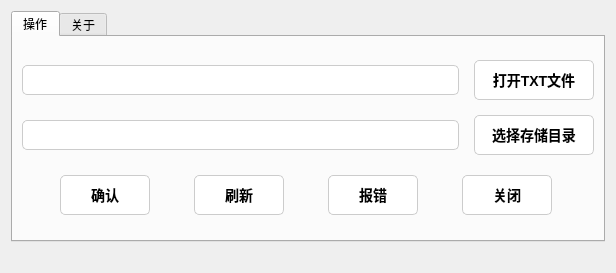
<?xml version="1.0" encoding="UTF-8"?>
<ui version="4.0">
 <class>Widget</class>
 <widget class="QWidget" name="Widget">
  <property name="geometry">
   <rect>
    <x>0</x>
    <y>0</y>
    <width>616</width>
    <height>273</height>
   </rect>
  </property>
  <property name="windowTitle">
   <string>文件批量下载器</string>
  </property>
  <layout class="QVBoxLayout" name="verticalLayout_6">
   <item>
    <widget class="QTabWidget" name="tabWidget">
     <property name="currentIndex">
      <number>0</number>
     </property>
     <widget class="QWidget" name="widget">
      <attribute name="title">
       <string>操作</string>
      </attribute>
      <layout class="QVBoxLayout" name="verticalLayout_3" stretch="2,1">
       <item>
        <layout class="QVBoxLayout" name="verticalLayout_2">
         <item>
          <layout class="QVBoxLayout" name="verticalLayout">
           <property name="spacing">
            <number>15</number>
           </property>
           <item>
            <layout class="QHBoxLayout" name="horizontalLayout_2">
             <item>
              <widget class="QLineEdit" name="lineEditTXTpath">
               <property name="styleSheet">
                <string notr="true">QLineEdit {
    background-color: white; /* 背景颜色设置为白色 */
    color: black; /* 文本颜色设置为黑色，这样在白底上能看清 */
    border: 1px solid #CCCCCC; /* 边框设置为浅灰色，1px 实线 */
    border-radius: 5px; /* 边框圆角 */
    padding: 5px; /* 内边距 */
    font-size: 14px; /* 字体大小 */
    selection-background-color: #0078D7; /* 选中文字的背景颜色 */
    selection-color: white; /* 选中文字的颜色 */
}

QLineEdit:hover {
    border: 1px solid #999999; /* 鼠标悬停时边框颜色变深一点 */
}

QLineEdit:focus {
    border: 1px solid #0078D7; /* 获得焦点时边框颜色变为亮蓝色 */
    outline: none; /* 移除默认的焦点轮廓 */
}</string>
               </property>
              </widget>
             </item>
             <item>
              <widget class="QPushButton" name="pushButtonOpenTXT">
               <property name="minimumSize">
                <size>
                 <width>120</width>
                 <height>0</height>
                </size>
               </property>
               <property name="maximumSize">
                <size>
                 <width>120</width>
                 <height>16777215</height>
                </size>
               </property>
               <property name="font">
                <font>
                 <pointsize>-1</pointsize>
                 <bold>true</bold>
                </font>
               </property>
               <property name="styleSheet">
                <string notr="true">QPushButton {
    background-color: white;
    color: black;
    border: 1px solid #CCCCCC;
    border-radius: 5px;
    padding: 8px 15px;
    font-size: 14px;
    font-weight: bold;
}

QPushButton:hover {
    background-color: #F0F0F0;
    border: 1px solid #999999;
}

QPushButton:pressed {
    background-color: #E0E0E0;
    border: 2px solid #00FF00;
    padding-top: 9px;
    padding-bottom: 7px;
}

QPushButton:disabled {
    background-color: #F8F8F8;
    color: #AAAAAA;
    border: 1px solid #DDDDDD;
}</string>
               </property>
               <property name="text">
                <string>打开TXT文件</string>
               </property>
              </widget>
             </item>
            </layout>
           </item>
           <item>
            <layout class="QHBoxLayout" name="horizontalLayout_3">
             <item>
              <widget class="QLineEdit" name="lineEditFolderPath">
               <property name="styleSheet">
                <string notr="true">QLineEdit {
    background-color: white; /* 背景颜色设置为白色 */
    color: black; /* 文本颜色设置为黑色，这样在白底上能看清 */
    border: 1px solid #CCCCCC; /* 边框设置为浅灰色，1px 实线 */
    border-radius: 5px; /* 边框圆角 */
    padding: 5px; /* 内边距 */
    font-size: 14px; /* 字体大小 */
    selection-background-color: #0078D7; /* 选中文字的背景颜色 */
    selection-color: white; /* 选中文字的颜色 */
}

QLineEdit:hover {
    border: 1px solid #999999; /* 鼠标悬停时边框颜色变深一点 */
}

QLineEdit:focus {
    border: 1px solid #0078D7; /* 获得焦点时边框颜色变为亮蓝色 */
    outline: none; /* 移除默认的焦点轮廓 */
}</string>
               </property>
              </widget>
             </item>
             <item>
              <widget class="QPushButton" name="pushButtonFolderSelect">
               <property name="minimumSize">
                <size>
                 <width>120</width>
                 <height>0</height>
                </size>
               </property>
               <property name="maximumSize">
                <size>
                 <width>120</width>
                 <height>16777215</height>
                </size>
               </property>
               <property name="font">
                <font>
                 <pointsize>-1</pointsize>
                 <bold>true</bold>
                </font>
               </property>
               <property name="styleSheet">
                <string notr="true">QPushButton {
    background-color: white;
    color: black;
    border: 1px solid #CCCCCC;
    border-radius: 5px;
    padding: 8px 15px;
    font-size: 14px;
    font-weight: bold;
}

QPushButton:hover {
    background-color: #F0F0F0;
    border: 1px solid #999999;
}

QPushButton:pressed {
    background-color: #E0E0E0;
    border: 2px solid #00FF00;
    padding-top: 9px;
    padding-bottom: 7px;
}

QPushButton:disabled {
    background-color: #F8F8F8;
    color: #AAAAAA;
    border: 1px solid #DDDDDD;
}</string>
               </property>
               <property name="text">
                <string>选择存储目录</string>
               </property>
              </widget>
             </item>
            </layout>
           </item>
          </layout>
         </item>
        </layout>
       </item>
       <item>
        <layout class="QHBoxLayout" name="horizontalLayout">
         <item>
          <widget class="QPushButton" name="pushButtonConfirm">
           <property name="minimumSize">
            <size>
             <width>0</width>
             <height>40</height>
            </size>
           </property>
           <property name="maximumSize">
            <size>
             <width>90</width>
             <height>16777215</height>
            </size>
           </property>
           <property name="styleSheet">
            <string notr="true">QPushButton {
    background-color: white;
    color: black;
    border: 1px solid #CCCCCC;
    border-radius: 5px;
    padding: 8px 15px;
    font-size: 14px;
    font-weight: bold;
}

QPushButton:hover {
    background-color: #F0F0F0;
    border: 1px solid #999999;
}

QPushButton:pressed {
    background-color: #E0E0E0;
    border: 2px solid #00FF00;
    padding-top: 9px;
    padding-bottom: 7px;
}

QPushButton:disabled {
    background-color: #F8F8F8;
    color: #AAAAAA;
    border: 1px solid #DDDDDD;
}</string>
           </property>
           <property name="text">
            <string>确认</string>
           </property>
          </widget>
         </item>
         <item>
          <widget class="QPushButton" name="pushButtonRefresh">
           <property name="minimumSize">
            <size>
             <width>0</width>
             <height>40</height>
            </size>
           </property>
           <property name="maximumSize">
            <size>
             <width>90</width>
             <height>16777215</height>
            </size>
           </property>
           <property name="styleSheet">
            <string notr="true">QPushButton {
    background-color: white;
    color: black;
    border: 1px solid #CCCCCC;
    border-radius: 5px;
    padding: 8px 15px;
    font-size: 14px;
    font-weight: bold;
}

QPushButton:hover {
    background-color: #F0F0F0;
    border: 1px solid #999999;
}

QPushButton:pressed {
    background-color: #E0E0E0;
    border: 2px solid #00FF00;
    padding-top: 9px;
    padding-bottom: 7px;
}

QPushButton:disabled {
    background-color: #F8F8F8;
    color: #AAAAAA;
    border: 1px solid #DDDDDD;
}</string>
           </property>
           <property name="text">
            <string>刷新</string>
           </property>
          </widget>
         </item>
         <item>
          <widget class="QPushButton" name="pushButtonShowError">
           <property name="maximumSize">
            <size>
             <width>90</width>
             <height>40</height>
            </size>
           </property>
           <property name="styleSheet">
            <string notr="true">QPushButton {
    background-color: white;
    color: black;
    border: 1px solid #CCCCCC;
    border-radius: 5px;
    padding: 8px 15px;
    font-size: 14px;
    font-weight: bold;
}

QPushButton:hover {
    background-color: #F0F0F0;
    border: 1px solid #999999;
}

QPushButton:pressed {
    background-color: #E0E0E0;
    border: 2px solid #00FF00;
    padding-top: 9px;
    padding-bottom: 7px;
}

QPushButton:disabled {
    background-color: #F8F8F8;
    color: #AAAAAA;
    border: 1px solid #DDDDDD;
}</string>
           </property>
           <property name="text">
            <string>报错</string>
           </property>
          </widget>
         </item>
         <item>
          <widget class="QPushButton" name="pushButtonClose">
           <property name="maximumSize">
            <size>
             <width>90</width>
             <height>40</height>
            </size>
           </property>
           <property name="styleSheet">
            <string notr="true">QPushButton {
    background-color: white;
    color: black;
    border: 1px solid #CCCCCC;
    border-radius: 5px;
    padding: 8px 15px;
    font-size: 14px;
    font-weight: bold;
}

QPushButton:hover {
    background-color: #F0F0F0;
    border: 1px solid #999999;
}

QPushButton:pressed {
    background-color: #E0E0E0;
    border: 2px solid #00FF00;
    padding-top: 9px;
    padding-bottom: 7px;
}

QPushButton:disabled {
    background-color: #F8F8F8;
    color: #AAAAAA;
    border: 1px solid #DDDDDD;
}</string>
           </property>
           <property name="text">
            <string>关闭</string>
           </property>
          </widget>
         </item>
        </layout>
       </item>
      </layout>
     </widget>
     <widget class="QWidget" name="tab_2">
      <attribute name="title">
       <string>关于</string>
      </attribute>
      <layout class="QHBoxLayout" name="horizontalLayout_5">
       <item>
        <widget class="QTextBrowser" name="textBrowser">
         <property name="html">
          <string>&lt;!DOCTYPE HTML PUBLIC &quot;-//W3C//DTD HTML 4.0//EN&quot; &quot;http://www.w3.org/TR/REC-html40/strict.dtd&quot;&gt;
&lt;html&gt;&lt;head&gt;&lt;meta name=&quot;qrichtext&quot; content=&quot;1&quot; /&gt;&lt;meta charset=&quot;utf-8&quot; /&gt;&lt;style type=&quot;text/css&quot;&gt;
p, li { white-space: pre-wrap; }
hr { height: 1px; border-width: 0; }
li.unchecked::marker { content: &quot;\2610&quot;; }
li.checked::marker { content: &quot;\2612&quot;; }
&lt;/style&gt;&lt;/head&gt;&lt;body style=&quot; font-family:'Microsoft YaHei UI'; font-size:9pt; font-weight:400; font-style:normal;&quot;&gt;
&lt;p style=&quot; margin-top:0px; margin-bottom:0px; margin-left:0px; margin-right:0px; -qt-block-indent:0; text-indent:0px;&quot;&gt;      本工具用于读取TXT中的文件下载网址，并按与网址中相同的文件路径存储（包含主机名）到指定的本地目录。&lt;/p&gt;
&lt;p style=&quot; margin-top:0px; margin-bottom:0px; margin-left:0px; margin-right:0px; -qt-block-indent:0; text-indent:0px;&quot;&gt;&lt;br /&gt;      &lt;span style=&quot; font-weight:700;&quot;&gt;确认：&lt;/span&gt;开始下载&lt;/p&gt;
&lt;p style=&quot; margin-top:0px; margin-bottom:0px; margin-left:0px; margin-right:0px; -qt-block-indent:0; text-indent:0px;&quot;&gt;      &lt;span style=&quot; font-weight:700;&quot;&gt;刷新：&lt;/span&gt;清空路径，以便重新使用&lt;/p&gt;
&lt;p style=&quot; margin-top:0px; margin-bottom:0px; margin-left:0px; margin-right:0px; -qt-block-indent:0; text-indent:0px;&quot;&gt;&lt;span style=&quot; font-weight:700;&quot;&gt;      报错：&lt;/span&gt;用以显示下载失败的文件&lt;/p&gt;
&lt;p style=&quot; margin-top:0px; margin-bottom:0px; margin-left:0px; margin-right:0px; -qt-block-indent:0; text-indent:0px;&quot;&gt;&lt;span style=&quot; font-weight:700;&quot;&gt;      关闭：&lt;/span&gt;关闭程序&lt;br /&gt;&lt;/p&gt;
&lt;p style=&quot; margin-top:0px; margin-bottom:0px; margin-left:0px; margin-right:0px; -qt-block-indent:0; text-indent:0px;&quot;&gt;      如果目的路径中已有同名文件则会跳过下载。&lt;/p&gt;
&lt;p style=&quot; margin-top:0px; margin-bottom:0px; margin-left:0px; margin-right:0px; -qt-block-indent:0; text-indent:0px;&quot;&gt;      程序运行时显示日志信息，并在运行完毕后存储到目标文件夹下的logFiles文件夹。&lt;br /&gt;&lt;/p&gt;
&lt;p style=&quot; margin-top:0px; margin-bottom:0px; margin-left:0px; margin-right:0px; -qt-block-indent:0; text-indent:0px;&quot;&gt; &lt;/p&gt;&lt;/body&gt;&lt;/html&gt;</string>
         </property>
        </widget>
       </item>
      </layout>
     </widget>
    </widget>
   </item>
   <item>
    <widget class="QLabel" name="labelLog">
     <property name="text">
      <string/>
     </property>
     <property name="wordWrap">
      <bool>true</bool>
     </property>
    </widget>
   </item>
  </layout>
 </widget>
 <resources/>
 <connections/>
</ui>
